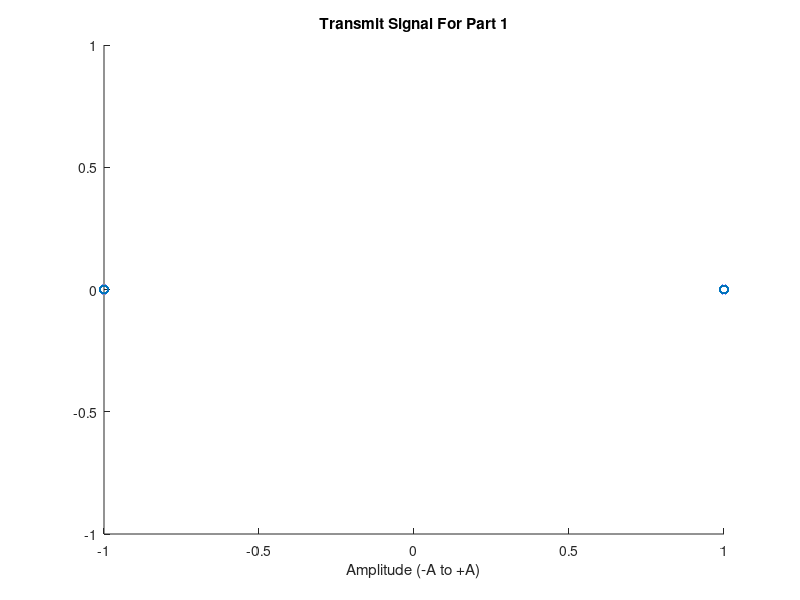
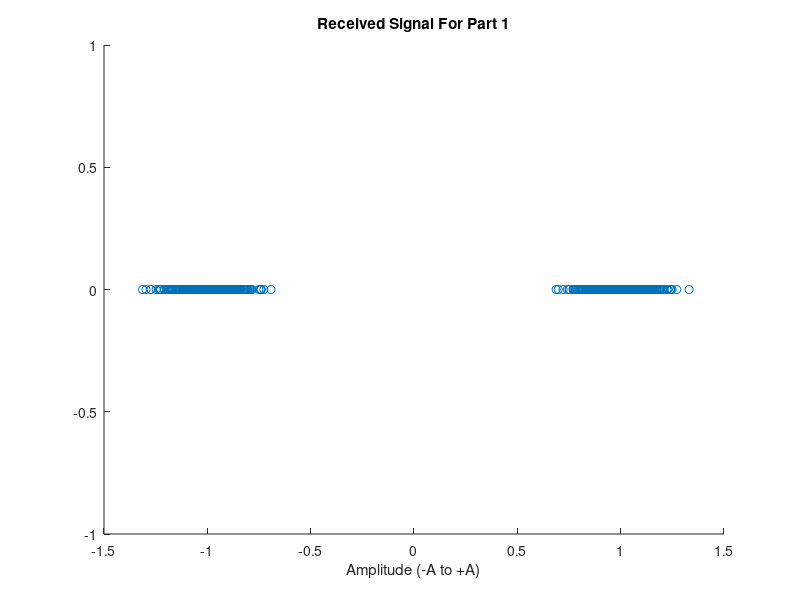
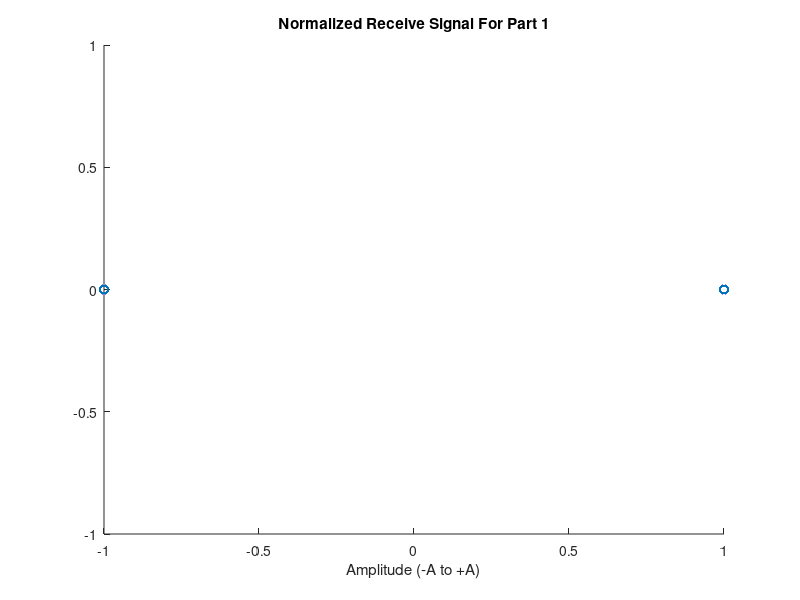

These charts were generated, in order, by the following MATLAB code: (Note: this script raises an error after producing the figures.)
%%------------------------------------------------------------------------------
% Name        : EE321_Project_4.m
% Author(s)   : Kyle Bielby, Chris Lloyd, Stephen Epp, Philip Hubbe
% Class       : EE321 (Project 4)
% Due Date    : 2020-11-13
% Description : Data Classification using Matlab
% ------------------------------------------------------------------------------

%% Part 1 - (Fixed A) Working with received data (TX data + noise) for two data states

% Clear the workspace and console
clear; clc;

% Create transmit data
N = 1000;                      % Number of symbols to be transmitted
A = 1;                         % Data amplitude (relates to signal power)
var_n = 0.01;                  % Noise variance
x = A*(2*(randn(N,1)>0) - 1);  % Generates +A and -A randomly but equally likely

% Plot data on a scatter plot to visualize transmitted symbols
figure
scatter(x, zeros(size(x)))
title("Transmit Signal For Part 1")
xlabel("Amplitude (-A to +A)")

% Generate received signal as transmit signal + noise
n = randn(N,1)*sqrt(var_n); % Zero-mean Gaussian noise with variance var_n
r = x + n;                  % Received signal

% Plot data on a scatter plot to visualize received symbols
figure
scatter(r, zeros(size(r)))
title("Received Signal For Part 1")
xlabel("Amplitude (-A to +A)")

% % Visualize data with r = 0 CDL=> Needed?
% r = zeros(size(x));
% plot(r);

% Decision algorithm for receive signal value
r_norm = zeros(size(x));
for i = 1:1:N
    if r(i) > 0             % If positive
        r_norm(i) = A;
    else                    % If negative or 0
        r_norm(i) = -1 * A;
    end
end

% Plot normalized receive data
figure
scatter(r_norm, zeros(size(r_norm)))
title("Normalized Receive Signal For Part 1")
xlabel("Amplitude (-A to +A)")

% Error Characterization

% Find the number of incorrect guesses
incorrectReceive = 0;
for i = 1:1:N
    if x(i) ~= r_norm(i)
        incorrectReceive = incorrectReceive + 1;
    end
end

% Compute the probability of error
Pe = incorrectReceive / N

%% Part 2 - (Varied A) Working with received data (TX data + noise) for two data states

var_n = 0.01;  % Noise variance

for SNR_db = [-20:1:20]
    SNR = 10^(SNR_db/10);   % Calculate Linear SNR (X_db = 10*log(X))
    A = sqrt(SNR*var_n^2);  % Calculate value of A (SNR = (A^2)/(var_n^2))

    % Create transmit data
    x = A*(2*(randn(N,1)>0) - 1);  % Generates +A and -A randomly but equally likely

    % Generate received signal as transmit signal + noise
    n = randn(N,1)*sqrt(var_n); % Zero-mean Gaussian noise with variance var_n
    r = x + n;                  % Received signal

    % Decision algorithm for receive signal value
    r_norm = zeros(size(x));
    for i = 1:1:N
        if r(i) > 0             % If positive
            r_norm(i) = A;
        else                    % If negative or 0
            r_norm(i) = -1 * A;
        end
    end

    % Error Characterization

    % Find the number of incorrect guesses
    incorrectReceive = 0;
    for i = 1:1:N
        if x(i) ~= r_norm(i)
            incorrectReceive = incorrectReceive + 1;
        end
    end

    % Compute the probability of error
    Pe = incorrectReceive / N;

    % Add values to array
    PeValues(SNR_db - 19) = Pe;
    SNRValues(SNR_db - 19) = SNR_db;
end

% Plot Probablity of Error vs SNR
figure
scatter(SNRValues, PeValues)
title("Probablity of Error vs SNR")
xlabel("SNR (db)")
ylabel("Probablity of Error (Pe)")

%% Section 3.3
N = 1000;
A = 5;
x = A*((2*(randn(N,1)>0)) - 1); % Generates +A and -A; both equally likely
y = 2*(randn(N,1)>0) - 1;   % Generates 1 and -1; both equally
                            % this will be used to determine if
                            % if A is placed on the x-axis or the
                            % y axis

% place data points on the x-y axis
for i = 1:1:1000
    if y(i) == 1        % if y = 1 place on y-axis
        y(i) = x(i);
        x(i) = 0;
    elseif y(i) == -1   % if y = -1 place on x-axis
        y(i) = 0;
    end
end

% visualize modal data with four symbols with A = 5
figure;
scatter(x,y);
title("Four Symbols Modal Data with A = 5");

% test noise simulation
var_n = 0.01; % Noise variance
n = randn(N,1)*sqrt(var_n); % Zero-mean Gaussian noise with variance var_n
m = randn(N,1)*sqrt(var_n); % Zero-mean Gaussian noise with variance var_n
r = x + n; % Received signal
y = y + m; % create noise in y-axis

% visualize modal data with four symbols with A = 5 and transmission noise
figure;
scatter(r,y);
title("Four Symbol Modal Data with Noise Simulation");

for SNR_db = [-20:1:20]     % vary SNR from -20 db to 20 db
    SNR = 10^(SNR_db/10);   % Calculate Linear SNR (X_db = 10*log(X))
    A = sqrt(SNR*var_n^2);  % Calculate value of A (SNR = (A^2)/(var_n^2))
    
    % Create transmit data
    x = A*(2*(randn(N,1)>0) - 1);  % Generates +A and -A randomly but equally likely

    
end

% for N = [1000 5000] %select a large enough value of N for a smooth curve
%     for A = [0.01 1]  %TODO change to neeeded values
%         x = A*((2*(randn(N,1)>0)) - 1); % Generates +A and -A; both equally likely
%         y = 2*(randn(N,1)>0) - 1; % Generates 1 and -1; both equally
%                                      % this will be used to determine if
%                                      % if A is placed on the x-axis or the
%                                      % y axis
%
%
%     end
%
%
% end


